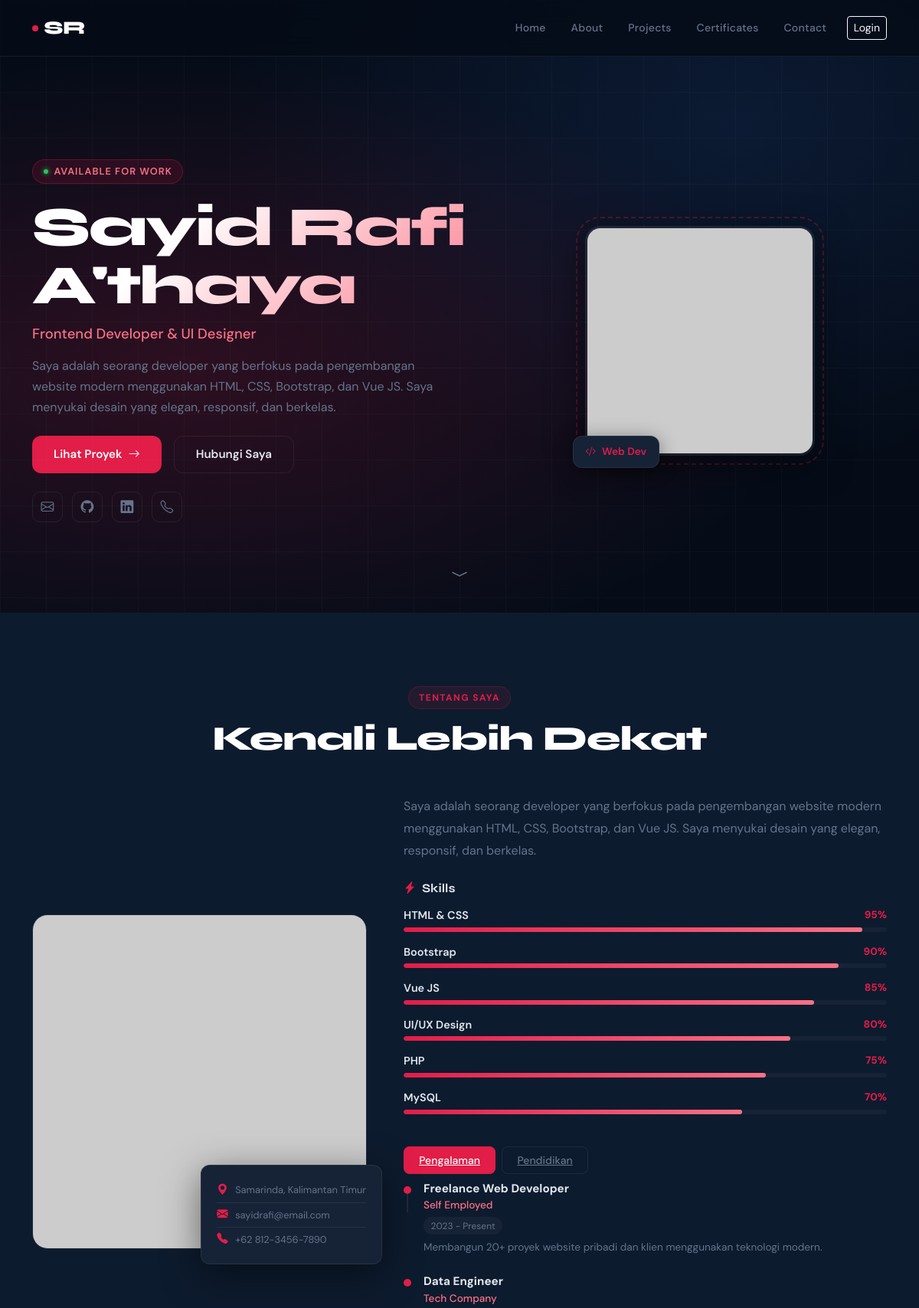
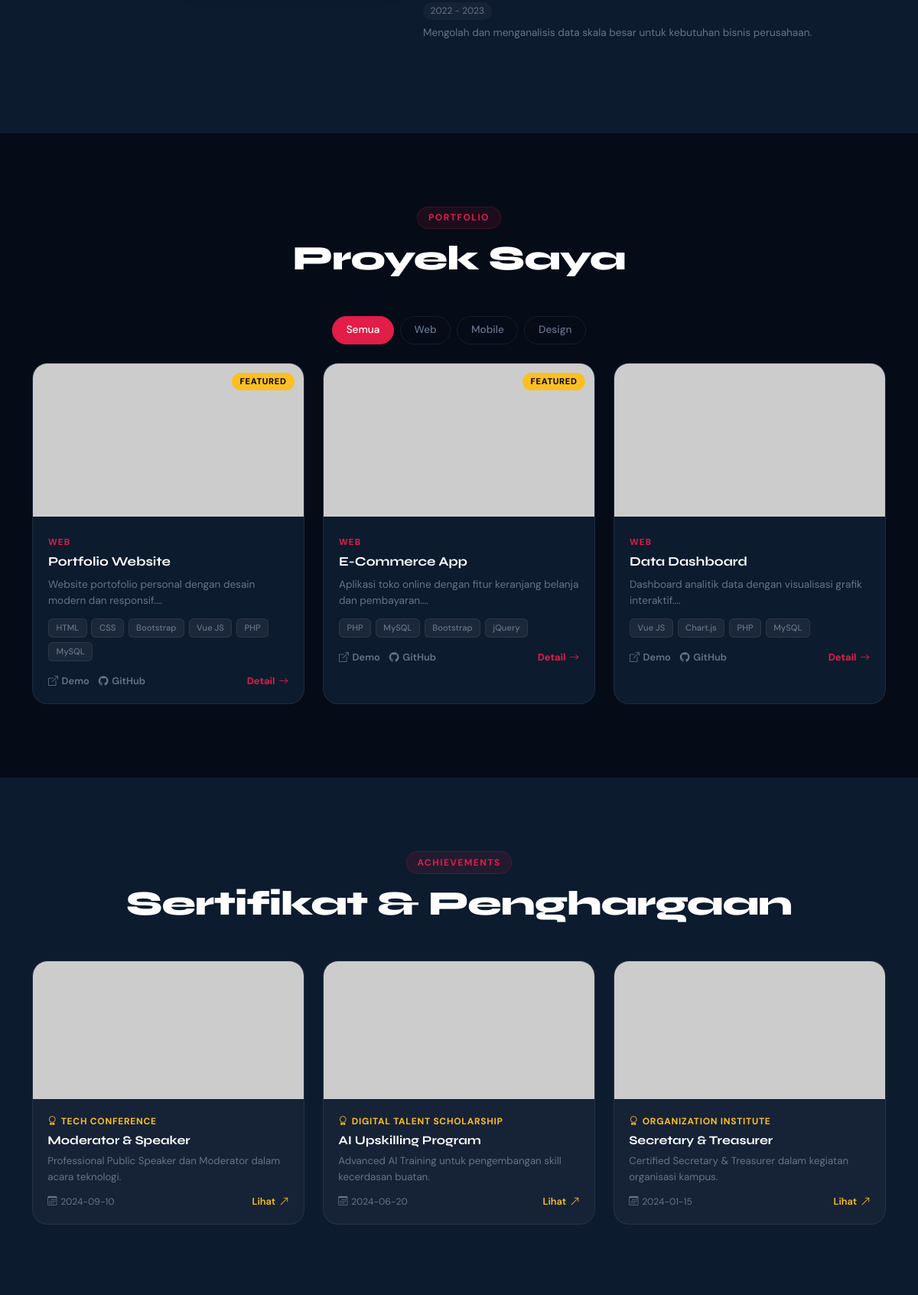
The page / (upper part) on the database its author committed (2 pictures, top to bottom).
### tables this page shows
CREATE TABLE IF NOT EXISTS about (
  id          INT AUTO_INCREMENT PRIMARY KEY,
  name        VARCHAR(150) NOT NULL,
  title       VARCHAR(200) NOT NULL,
  description TEXT NOT NULL,
  email       VARCHAR(150),
  phone       VARCHAR(30),
  location    VARCHAR(150),
  photo       VARCHAR(255),
  hero_image  VARCHAR(255),
  updated_at  DATETIME DEFAULT CURRENT_TIMESTAMP ON UPDATE CURRENT_TIMESTAMP
);

CREATE TABLE IF NOT EXISTS skills (
  id        INT AUTO_INCREMENT PRIMARY KEY,
  name      VARCHAR(100) NOT NULL,
  level     INT NOT NULL DEFAULT 0,
  category  VARCHAR(50) DEFAULT 'Technical',
  urutan    INT DEFAULT 0
);

CREATE TABLE IF NOT EXISTS experience (
  id          INT AUTO_INCREMENT PRIMARY KEY,
  position    VARCHAR(150) NOT NULL,
  company     VARCHAR(150) NOT NULL,
  period      VARCHAR(100) NOT NULL,
  description TEXT,
  urutan      INT DEFAULT 0
);

CREATE TABLE IF NOT EXISTS projects (
  id          INT AUTO_INCREMENT PRIMARY KEY,
  title       VARCHAR(200) NOT NULL,
  description TEXT NOT NULL,
  tech_stack  VARCHAR(255),
  image       VARCHAR(255),
  demo_url    VARCHAR(255),
  github_url  VARCHAR(255),
  category    VARCHAR(100) DEFAULT 'Web',
  featured    TINYINT(1) DEFAULT 0,
  created_at  DATETIME DEFAULT CURRENT_TIMESTAMP
);

CREATE TABLE IF NOT EXISTS certificates (
  id          INT AUTO_INCREMENT PRIMARY KEY,
  title       VARCHAR(200) NOT NULL,
  issuer      VARCHAR(150),
  description TEXT,
  image       VARCHAR(255),
  issued_date DATE,
  cert_url    VARCHAR(255),
  created_at  DATETIME DEFAULT CURRENT_TIMESTAMP
);

### config/session.php (called while the page is built, shortened)
<?php
function isLoggedIn(): bool {
    return isset($_SESSION['user_id']) && !empty($_SESSION['user_id']);
}
function isAdmin(): bool {
    return isLoggedIn() && ($_SESSION['role'] ?? '') === 'admin';
}

### app/models/AboutModel.php (called while the page is built, shortened)
<?php
class AboutModel {
    private PDO $pdo;
    public function __construct(PDO $pdo) {
        $this->pdo = $pdo;
    }
    public function get(): array|false {
        return $this->pdo->query("SELECT * FROM about LIMIT 1")->fetch();
    }
}

### app/models/Models.php (called while the page is built, shortened)
<?php
class SkillModel {
    private PDO $pdo;
    public function __construct(PDO $pdo) { $this->pdo = $pdo; }
    public function getAll(): array {
        return $this->pdo->query("SELECT * FROM skills ORDER BY urutan ASC")->fetchAll();
    }
}
class ExperienceModel {
    private PDO $pdo;
    public function __construct(PDO $pdo) { $this->pdo = $pdo; }
    public function getAll(): array {
        return $this->pdo->query("SELECT * FROM experience ORDER BY urutan ASC")->fetchAll();
    }
}
class ProjectModel {
    private PDO $pdo;
    public function __construct(PDO $pdo) { $this->pdo = $pdo; }
    public function getAll(): array {
        return $this->pdo->query("SELECT * FROM projects ORDER BY created_at DESC")->fetchAll();
    }
}
class CertificateModel {
    private PDO $pdo;
    public function __construct(PDO $pdo) { $this->pdo = $pdo; }
    public function getAll(): array {
        return $this->pdo->query("SELECT * FROM certificates ORDER BY issued_date DESC")->fetchAll();
    }
}

### index.php (the view, shortened to what this page needs)
<?php
require_once 'config/koneksi.php';
require_once 'config/session.php';
require_once 'app/models/AboutModel.php';
require_once 'app/models/Models.php';
$aboutM  = new AboutModel($pdo);
$skillM  = new SkillModel($pdo);
$expM    = new ExperienceModel($pdo);
$projM   = new ProjectModel($pdo);
$certM   = new CertificateModel($pdo);
$about   = $aboutM->get();
$skills  = $skillM->getAll();
$exps    = $expM->getAll();
$projs   = $projM->getAll();
$certs   = $certM->getAll();
?>
<!DOCTYPE html>
<html lang="id">
<head>
  <link href="https://cdn.jsdelivr.net/npm/bootstrap@5.3.2/dist/css/bootstrap.min.css" rel="stylesheet">
  <link rel="stylesheet" href="https://cdn.jsdelivr.net/npm/bootstrap-icons@1.11.3/font/bootstrap-icons.min.css">
  <link rel="stylesheet" href="assets/css/style.css">
</head>
<body id="app-body">
<div id="app">
<nav class="navbar navbar-expand-lg fixed-top" id="mainNav">
  <div class="container">
    <a class="navbar-brand" href="#home">
      <span class="brand-dot"></span>SR
    </a>
    <div class="collapse navbar-collapse" id="navLinks">
      <ul class="navbar-nav ms-auto align-items-center gap-1">
        <li class="nav-item"><a class="nav-link" href="#home" @click="activePage='home'">Home</a></li>
        <li class="nav-item"><a class="nav-link" href="#about" @click="activePage='about'">About</a></li>
        <li class="nav-item"><a class="nav-link" href="#projects" @click="activePage='projects'">Projects</a></li>
        <li class="nav-item"><a class="nav-link" href="#certificates" @click="activePage='certs'">Certificates</a></li>
        <li class="nav-item"><a class="nav-link" href="#contact" @click="activePage='contact'">Contact</a></li>
        <?php if (isAdmin()): ?>
        <li class="nav-item">
          <a class="btn btn-sm btn-warning ms-2 fw-bold" href="admin/index.php">
            <i class="bi bi-speedometer2"></i> Admin
          </a>
        </li>
        <?php else: ?>
        <li class="nav-item">
          <a class="btn btn-sm btn-outline-light ms-2" href="login.php">Login</a>
        </li>
        <?php endif; ?>
      </ul>
    </div>
  </div>
</nav>
<section id="home" class="hero-section">
  <div class="hero-bg-grid"></div>
  <div class="container h-100 d-flex align-items-center">
    <div class="row w-100 align-items-center">
      <div class="col-lg-7" data-aos="fade-right">
        <p class="hero-tag"><span class="tag-dot"></span> Available for Work</p>
        <h1 class="hero-title">
          <?= htmlspecialchars($about['name'] ?? 'Sayid Rafi') ?>
        </h1>
        <p class="hero-subtitle"><?= htmlspecialchars($about['title'] ?? '') ?></p>
        <p class="hero-desc"><?= htmlspecialchars($about['description'] ?? '') ?></p>
        <div class="hero-cta d-flex gap-3 flex-wrap mt-4">
          <a href="#projects" class="btn btn-primary-custom">Lihat Proyek <i class="bi bi-arrow-right"></i></a>
          <a href="#contact" class="btn btn-outline-custom">Hubungi Saya</a>
        </div>
        <div class="hero-socials mt-4">
          <a href="mailto:<?= htmlspecialchars($about['email'] ?? '') ?>" title="Email"><i class="bi bi-envelope"></i></a>
          <a href="#" title="GitHub"><i class="bi bi-github"></i></a>
          <a href="#" title="LinkedIn"><i class="bi bi-linkedin"></i></a>
          <a href="tel:<?= htmlspecialchars($about['phone'] ?? '') ?>" title="Phone"><i class="bi bi-telephone"></i></a>
        </div>
      </div>
      <div class="col-lg-5 text-center mt-5 mt-lg-0" data-aos="fade-left">
        <div class="hero-image-wrap">
          <img src="<?= htmlspecialchars($about['photo'] ?? 'assets/images/profile.jpg') ?>"
               class="hero-profile-img" alt="Profile Photo"
               onerror="this.src='https://ui-avatars.com/api/?name=Sayid+Rafi&size=300&background=e11d48&color=fff'">
          <div class="hero-badge">
            <i class="bi bi-code-slash"></i>
            <span>Web Dev</span>
          </div>
        </div>
      </div>
    </div>
  </div>
  <div class="hero-scroll-indicator">
    <a href="#about"><i class="bi bi-chevron-compact-down"></i></a>
  </div>
</section>
<section id="about" class="section-about">
  <div class="container">
    <div class="section-header text-center mb-5" data-aos="fade-up">
      <span class="section-tag">Tentang Saya</span>
      <h2 class="section-title">Kenali Lebih Dekat</h2>
    </div>
    <div class="row g-5 align-items-center">
      <div class="col-lg-5" data-aos="fade-right">
        <div class="about-image-wrap">
          <img src="<?= htmlspecialchars($about['hero_image'] ?? 'assets/images/hero.jpg') ?>"
               class="about-img" alt="About"
               onerror="this.src='https://ui-avatars.com/api/?name=Sayid+Rafi&size=400&background=f1f5f9&color=e11d48'">
          <div class="about-info-card">
            <div class="about-info-item">
              <i class="bi bi-geo-alt-fill"></i>
              <span><?= htmlspecialchars($about['location'] ?? 'Samarinda') ?></span>
            </div>
            <div class="about-info-item">
              <i class="bi bi-envelope-fill"></i>
              <span><?= htmlspecialchars($about['email'] ?? '-') ?></span>
            </div>
            <div class="about-info-item">
              <i class="bi bi-telephone-fill"></i>
              <span><?= htmlspecialchars($about['phone'] ?? '-') ?></span>
            </div>
          </div>
        </div>
      </div>
      <div class="col-lg-7" data-aos="fade-left">
        <p class="about-text"><?= nl2br(htmlspecialchars($about['description'] ?? '')) ?></p>
        <div class="mt-4">
          <h5 class="subsection-title mb-3"><i class="bi bi-lightning-charge-fill"></i> Skills</h5>
          <?php foreach ($skills as $sk): ?>
          <div class="skill-item mb-3">
            <div class="d-flex justify-content-between mb-1">
              <span class="skill-name"><?= htmlspecialchars($sk['name']) ?></span>
              <span class="skill-pct"><?= (int)$sk['level'] ?>%</span>
            </div>
            <div class="skill-bar">
              <div class="skill-fill" style="width:<?= (int)$sk['level'] ?>%"></div>
            </div>
          </div>
          <?php endforeach; ?>
        </div>
        <div class="mt-5">
          <ul class="nav nav-tabs-custom mb-3" id="aboutTabs">
            <li><a class="tab-btn active" data-tab="exp">Pengalaman</a></li>
            <li><a class="tab-btn" data-tab="edu">Pendidikan</a></li>
          </ul>
          <div id="tab-exp" class="tab-content-custom">
            <?php foreach ($exps as $e): ?>
            <div class="timeline-item">
              <div class="timeline-dot"></div>
              <div class="timeline-content">
                <h6 class="tl-title"><?= htmlspecialchars($e['position']) ?></h6>
                <span class="tl-company"><?= htmlspecialchars($e['company']) ?></span>
                <span class="tl-period"><?= htmlspecialchars($e['period']) ?></span>
                <p class="tl-desc"><?= htmlspecialchars($e['description'] ?? '') ?></p>
              </div>
            </div>
            <?php endforeach; ?>
          </div>
        </div>
      </div>
    </div>
  </div>
</section>
<section id="projects" class="section-projects">
  <div class="container">
    <div class="section-header text-center mb-5" data-aos="fade-up">
      <span class="section-tag">Portfolio</span>
      <h2 class="section-title">Proyek Saya</h2>
    </div>
    <div class="filter-tabs text-center mb-4" data-aos="fade-up">
      <button class="filter-btn active" data-filter="all">Semua</button>
      <button class="filter-btn" data-filter="Web">Web</button>
      <button class="filter-btn" data-filter="Mobile">Mobile</button>
      <button class="filter-btn" data-filter="Design">Design</button>
    </div>
    <div class="row g-4" id="projectsGrid">
      <?php foreach ($projs as $p): ?>
      <div class="col-md-6 col-lg-4 project-card-wrap" data-category="<?= htmlspecialchars($p['category']) ?>">
        <div class="project-card" data-aos="fade-up">
          <div class="project-img-wrap">
            <img src="<?= htmlspecialchars($p['image'] ?? 'assets/images/project-placeholder.jpg') ?>"
                 class="project-img" alt="<?= htmlspecialchars($p['title']) ?>"
                 onerror="this.src='https://placehold.co/600x400/1e293b/e11d48?text=Project'">
            <?php if ($p['featured']): ?>
            <span class="project-badge">Featured</span>
            <?php endif; ?>
          </div>
          <div class="project-body">
            <span class="project-category"><?= htmlspecialchars($p['category']) ?></span>
            <h5 class="project-title"><?= htmlspecialchars($p['title']) ?></h5>
            <p class="project-desc"><?= htmlspecialchars(mb_substr($p['description'], 0, 100)) ?>...</p>
            <div class="project-tech">
              <?php foreach (explode(',', $p['tech_stack'] ?? '') as $t): ?>
              <span class="tech-tag"><?= htmlspecialchars(trim($t)) ?></span>
              <?php endforeach; ?>
            </div>
            <div class="project-links mt-3">
              <?php if (!empty($p['demo_url'])): ?>
              <a href="<?= htmlspecialchars($p['demo_url']) ?>" class="project-link" target="_blank">
                <i class="bi bi-box-arrow-up-right"></i> Demo
              </a>
              <?php endif; ?>
              <?php if (!empty($p['github_url'])): ?>
              <a href="<?= htmlspecialchars($p['github_url']) ?>" class="project-link" target="_blank">
                <i class="bi bi-github"></i> GitHub
              </a>
              <?php endif; ?>
              <a href="project-detail.php?id=<?= $p['id'] ?>" class="project-link-detail">
                Detail <i class="bi bi-arrow-right"></i>
              </a>
            </div>
          </div>
        </div>
      </div>
      <?php endforeach; ?>
    </div>
  </div>
</section>
<section id="certificates" class="section-certs">
  <div class="container">
    <div class="section-header text-center mb-5" data-aos="fade-up">
      <span class="section-tag">Achievements</span>
      <h2 class="section-title">Sertifikat & Penghargaan</h2>
    </div>
    <div class="row g-4">
      <?php foreach ($certs as $c): ?>
      <div class="col-md-6 col-lg-4" data-aos="fade-up">
        <div class="cert-card">
          <div class="cert-img-wrap">
            <img src="<?= htmlspecialchars($c['image'] ?? '') ?>"
                 class="cert-img" alt="<?= htmlspecialchars($c['title']) ?>"
                 onerror="this.src='https://placehold.co/600x400/0f172a/fbbf24?text=Certificate'">
          </div>
          <div class="cert-body">
            <span class="cert-issuer"><i class="bi bi-award"></i> <?= htmlspecialchars($c['issuer'] ?? '') ?></span>
            <h5 class="cert-title"><?= htmlspecialchars($c['title']) ?></h5>
            <p class="cert-desc"><?= htmlspecialchars($c['description'] ?? '') ?></p>
            <div class="cert-footer">
              <span class="cert-date"><i class="bi bi-calendar3"></i> <?= htmlspecialchars($c['issued_date'] ?? '') ?></span>
              <?php if (!empty($c['cert_url'])): ?>
              <a href="<?= htmlspecialchars($c['cert_url']) ?>" class="cert-btn" target="_blank">Lihat <i class="bi bi-arrow-up-right"></i></a>
              <?php endif; ?>
            </div>
          </div>
        </div>
      </div>
      <?php endforeach; ?>
    </div>
  </div>
</section>
</div>
</body>
</html>

### rows shown on the page
about: name "Sayid Rafi A'thaya", title "Frontend Developer & UI Designer", description "Saya adalah seorang developer yang berfokus pada pengembangan website modern menggunakan HTML, CSS, Bootstrap, dan Vue JS. Saya menyukai desain yang elegan, responsif, dan berkelas.", location "Samarinda, Kalimantan Timur", email "sayidrafi@email.com", phone "+62 812-3456-7890"
skills: name "HTML & CSS", level "95"
skills: name "Bootstrap", level "90"
skills: name "Vue JS", level "85"
skills: name "UI/UX Design", level "80"
skills: name "PHP", level "75"
skills: name "MySQL", level "70"
experience: position "Freelance Web Developer", company "Self Employed", period "2023 - Present", description "Membangun 20+ proyek website pribadi dan klien menggunakan teknologi modern."
experience: position "Data Engineer", company "Tech Company", period "2022 - 2023", description "Mengolah dan menganalisis data skala besar untuk kebutuhan bisnis perusahaan."
projects: featured "FEATURED", category "WEB", title "Portfolio Website", description "Website portofolio personal dengan desain modern dan responsif.", tech_stack "HTML", tech_stack "CSS", tech_stack "Bootstrap", tech_stack "Vue JS", tech_stack "PHP", tech_stack "MySQL"
projects: featured "FEATURED", category "WEB", title "E-Commerce App", description "Aplikasi toko online dengan fitur keranjang belanja dan pembayaran.", tech_stack "PHP", tech_stack "MySQL", tech_stack "Bootstrap", tech_stack "jQuery"
projects: category "WEB", title "Data Dashboard", description "Dashboard analitik data dengan visualisasi grafik interaktif.", tech_stack "Vue JS", tech_stack "Chart.js", tech_stack "PHP", tech_stack "MySQL"
certificates: issuer "TECH CONFERENCE", title "Moderator & Speaker", description "Professional Public Speaker dan Moderator dalam acara teknologi.", issued_date "2024-09-10"
certificates: issuer "DIGITAL TALENT SCHOLARSHIP", title "AI Upskilling Program", description "Advanced AI Training untuk pengembangan skill kecerdasan buatan.", issued_date "2024-06-20"
certificates: issuer "ORGANIZATION INSTITUTE", title "Secretary & Treasurer", description "Certified Secretary & Treasurer dalam kegiatan organisasi kampus.", issued_date "2024-01-15"
